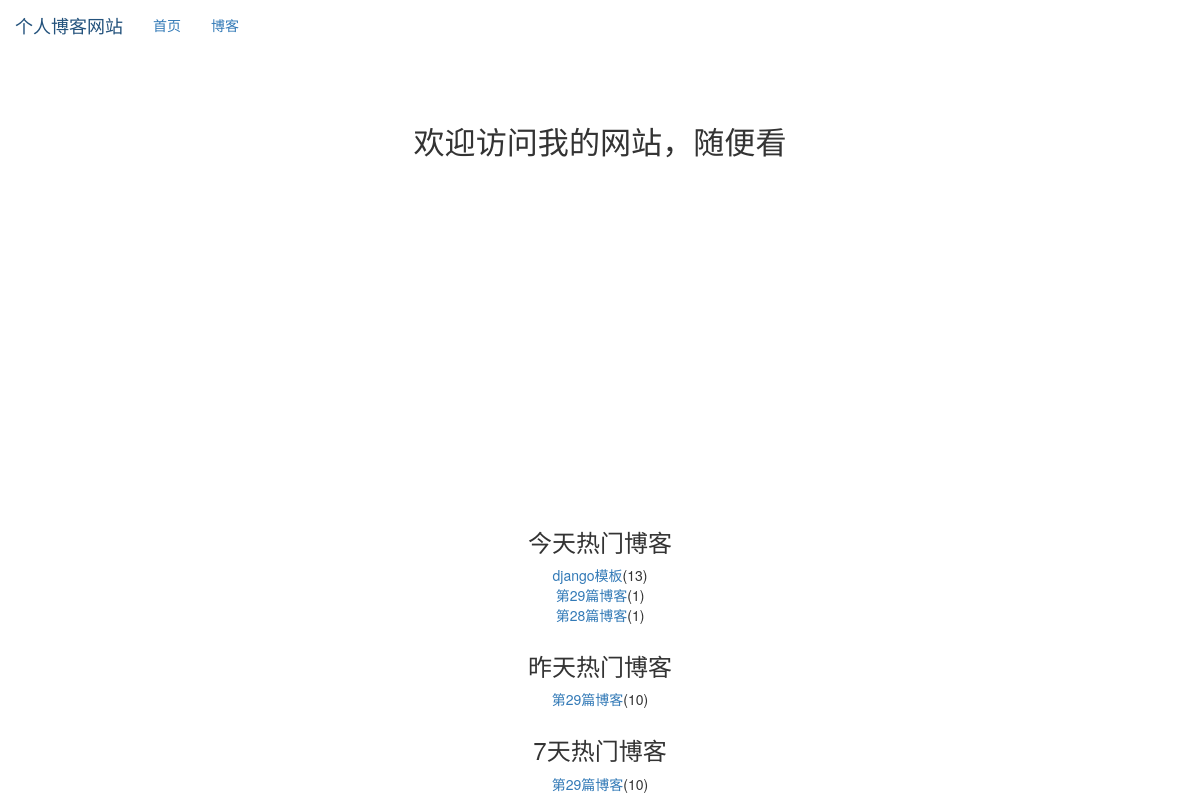
The app's page /, older data.
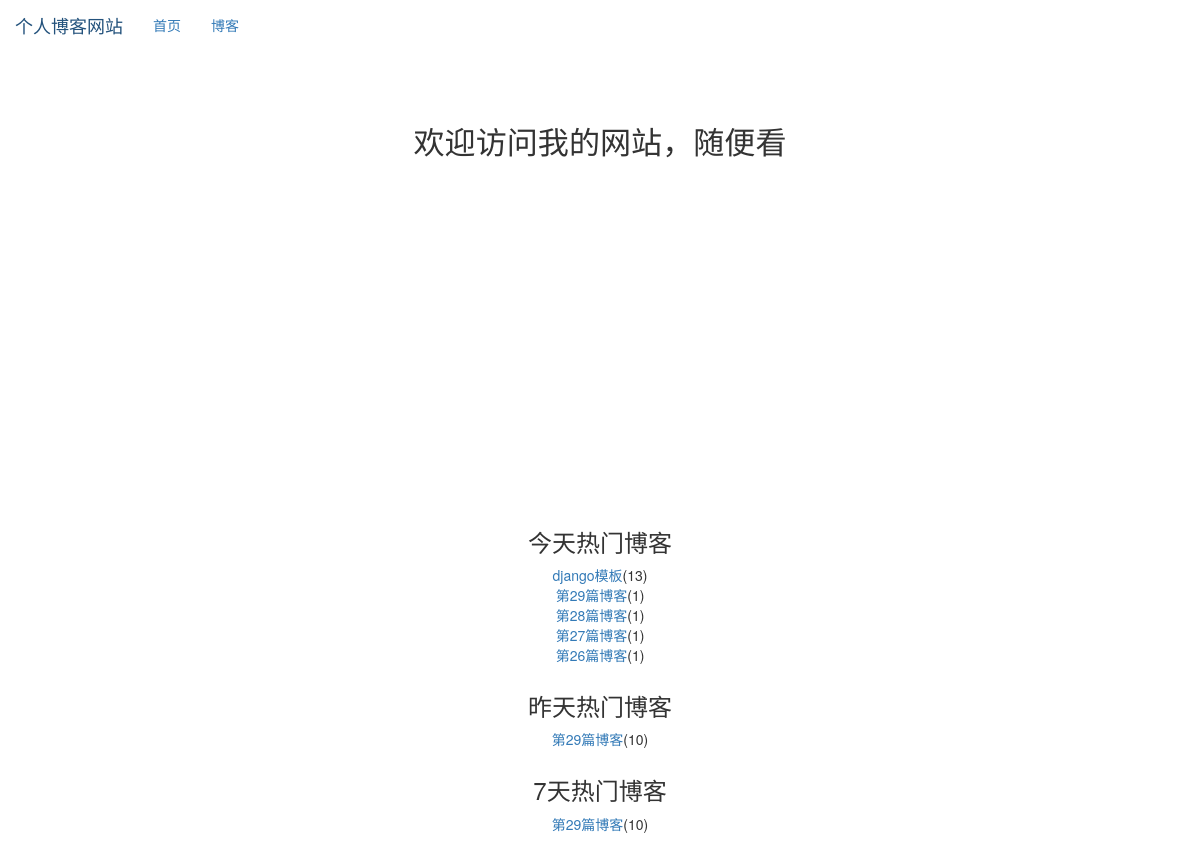
The same page, newer data.
### read_statistics/models.py (models this page shows)
class ReadDetail(models.Model):
    date = models.DateField(default=timezone.now)
    read_num = models.IntegerField(default=0)
    content_type = models.ForeignKey(ContentType,on_delete=models.DO_NOTHING)
    object_id =  models.PositiveIntegerField()
    content_object = GenericForeignKey('content_type','object_id')

### blog/models.py (models this page shows, shortened)
class Blog(models.Model,ReadNumExpandMethod):
    title = models.CharField(max_length=50)
    blog_type = models.ForeignKey(BlogType,on_delete=models.DO_NOTHING)
    content = RichTextUploadingField()
    author = models.ForeignKey(User,on_delete=models.DO_NOTHING)
    read_details = GenericRelation(ReadDetail)
    created_time = models.DateTimeField(auto_now_add=True)
    last_updated_time = models.DateTimeField(auto_now=True)
    class Meta:
        ordering = ['-created_time']

### mrwuzs_blog/views.py (the view)
# urls.py: 2. Add a URL to urlpatterns:  path('', views.home, name='home')
def home(request):
    blog_content_type = ContentType.objects.get_for_model(Blog)
    dates, read_nums = get_seven_days_read_data(blog_content_type)
    hot_blogs_for_7_days = cache.get('hot_blogs_for_7_days')
    if hot_blogs_for_7_days is None:
        hot_blogs_for_7_days = get_7_days_hot_blogs()
        cache.set('hot_blogs_for_7_days', hot_blogs_for_7_days, 3600)
    context = {}
    context['dates'] = dates
    context['read_nums'] = read_nums
    context['today_hot_data'] = get_today_hot_data(blog_content_type)
    context['yesterday_hot_data'] = get_yesterday_hot_data(blog_content_type)
    context['hot_blogs_for_7_days'] = hot_blogs_for_7_days
    return render(request, 'home.html', context)

### mrwuzs_blog/views.py (called while the page is built)
def get_7_days_hot_blogs():
    today = timezone.now().date()
    date = today - datetime.timedelta(days=7)
    blogs = Blog.objects \
                .filter(read_details__date__lt=today, read_details__date__gte=date) \
                .values('id', 'title') \
                .annotate(read_num_sum=Sum('read_details__read_num')) \
                .order_by('-read_num_sum')
    return blogs[:7]

### read_statistics/utils.py (called while the page is built)
def get_seven_days_read_data(content_type):
    today = timezone.now().date()
    dates = []
    read_nums = []
    for i in range(7, 0, -1):
        date = today - datetime.timedelta(days=i)
        dates.append(date.strftime('%m/%d'))
        read_details = ReadDetail.objects.filter(content_type=content_type, date=date)
        result = read_details.aggregate(read_num_sum=Sum('read_num'))
        read_nums.append(result['read_num_sum'] or 0)
    return dates, read_nums

def get_today_hot_data(content_type):
    today = timezone.now().date()
    read_details = ReadDetail.objects.filter(content_type=content_type, date=today).order_by('-read_num')
    return read_details[:7]

### templates/home.html (shortened to what this page needs)
{% extends 'base.html' %}
{% load staticfiles %}
{% block henader-extend %}
    <link rel="stylesheet" href="{% static '/css/home.css' %}">
{% endblock %}
class="{% block nav_home_active %}active{% endblock %}"
{% block content %}
    <h3 class="home-content">欢迎访问我的网站，随便看</h3>
    <div id="container"></div>
     <div class="hot-data">
        <h3>今天热门博客</h3>
        <ul>
            {% for hot_data in today_hot_data %}
                <li><a href="{% url 'blog_detail' hot_data.content_object.pk %}">{{ hot_data.content_object.title }}</a>({{ hot_data.read_num }})</li>
            {% empty %}
                <li>今天暂时没有热门博客</li>
            {% endfor %}
        </ul>
    </div>
    <div class="hot-data">
        <h3>昨天热门博客</h3>
        <ul>
            {% for hot_data in yesterday_hot_data %}
                <li><a href="{% url 'blog_detail' hot_data.content_object.pk %}">{{ hot_data.content_object.title }}</a>({{ hot_data.read_num }})</li>
            {% empty %}
                <li>昨天暂时没有热门博客</li>
            {% endfor %}
        </ul>
    </div>
    <div class="hot-data">
        <h3>7天热门博客</h3>
        <ul>
            {% for hot_blog in hot_blogs_for_7_days %}
                <li><a href="{% url 'blog_detail' hot_blog.id %}">{{ hot_blog.title }}</a>({{ hot_blog.read_num_sum }})</li>
            {% empty %}
                <li>昨天暂时没有热门博客</li>
            {% endfor %}
        </ul>
    </div>
{% endblock %}

Row changes from the older to the newer data that the page shows:
added ReadDetail: content_object "第27篇博客", read_num "1", shown under "今天热门博客"
added ReadDetail: content_object "第26篇博客", read_num "1", shown under "今天热门博客"
